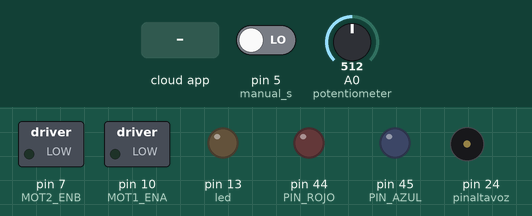
Bench run of a sketch on a simulated Arduino Mega 2560, built with avr-gcc and run on an emulated ATmega2560. Shown: switched loads named in the sketch (green lamp = pin HIGH), output pins drawn as LEDs (lit = HIGH), buzzer (waves = sounding). Dashed ring = blinking. Inputs (shaded band) come from the test bench; at power-on: pin 5 (manual_s) LOW, A0 (potentiometer) = 512. The ROS host is connected and sends only what is stated.

Above: at 1.2 s.
1.3 s: the phone or cloud app sets detect to 45
At 2.8 s:
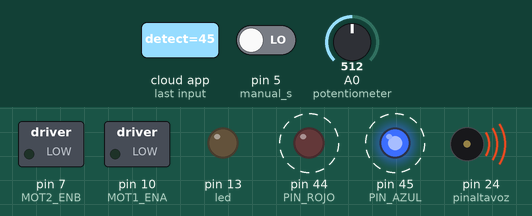
4.3 s: the phone or cloud app sets linear.x to -100
At 6.3 s:
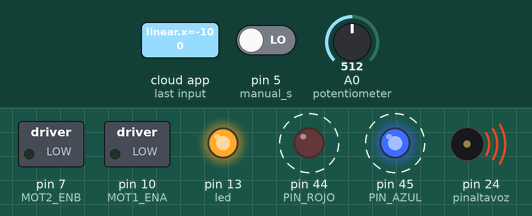
7.3 s: the phone or cloud app sets angular.z to 100
At 9.8 s:
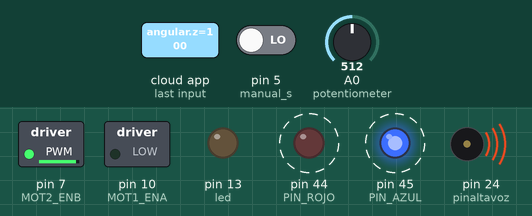
10.3 s: the phone or cloud app sets linear.x to 0
At 13.1 s:
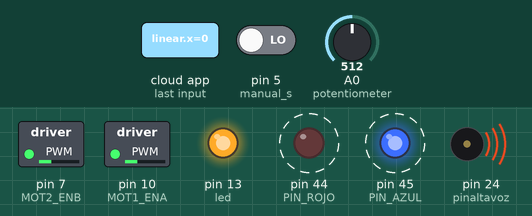
13.3 s: the phone or cloud app sets angular.z to -100
At 14.9 s:
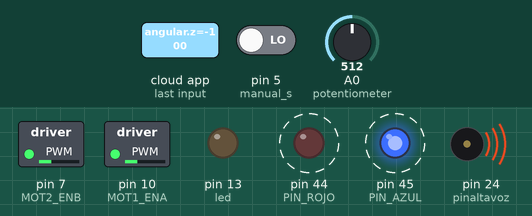
16.3 s: the phone or cloud app sets detect to 0
At 18.0 s:
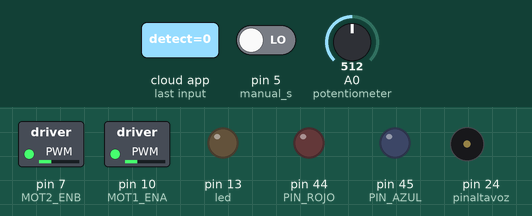
Timing chart, 0 to 19.3 s (numbered marks = the images above; inputs shaded):
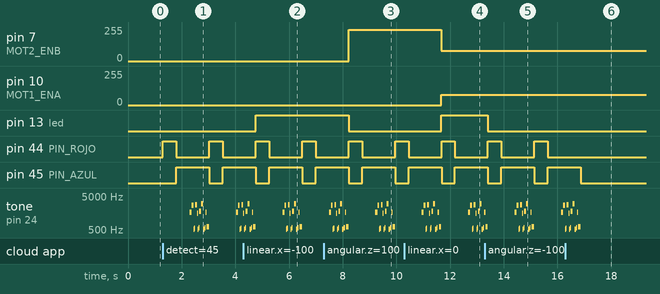

Measured:
- after the input at 1.3 s, pin 44 (PIN_ROJO): alternates HIGH for 0.50 s and LOW for 1.2 s, starting at once; pin 45 (PIN_AZUL): LOW → HIGH after 0.50 s, → LOW 1.2 s later, → HIGH 0.50 s later
- after the input at 4.3 s, pin 13 (led): LOW → HIGH after 0.46 s
- after the input at 7.3 s, pin 7 (MOT2_ENB): 0/255 → 235/255 after 0.92 s; pin 13 (led): HIGH → LOW after 0.92 s
- after the input at 10.3 s, pin 7 (MOT2_ENB): 235/255 → 78/255 after 1.4 s; pin 10 (MOT1_ENA): 0/255 → 78/255 after 1.4 s; pin 13 (led): LOW → HIGH after 1.4 s
- after the input at 13.3 s, pin 13 (led): HIGH → LOW after 0.11 s
- after the input at 16.3 s, pin 44 (PIN_ROJO): stops changing and stays LOW; pin 45 (PIN_AZUL): goes on until 16.9 s, then stays LOW; tone on pin 24 (pinaltavoz): goes on until 16.9 s, then stays silent

The sketch:

ControlRobot_TM_app.ino
```cpp
/*
 * This node will subscribe to the /cmd_vel topic (Twist).
 * It will publish to /wr and /wl (Float32).
 * /wr and /wl will be computed following the differential drive mobile robot model
 */
#include <ros.h> //comment
#include <geometry_msgs/Twist.h> //Type of message for the cmd_vel topic
#include <std_msgs/Float32.h>  //Type of message for the /wl and /wr topics
 #include <std_msgs/Int32.h> //Debug topics of the pwm_left and pwm_right

#define WHEEL_PUB_PERIOD 100 //Period in [ms] in which we will publish wl and wr
#define WHEEL_DIST 0.5 //Distance between wheels [m]
#define WHEEL_RAD 0.06 //Wheel radius [m]

//Arduino pin definitions
#define MOT1_IN1 8//IN1 of the L298 should be connected to this arduino pin
#define MOT1_IN2 9//IN2 of the L298 should be connected to this arduino pin
#define MOT1_ENA 10 //enable

#define MOT2_IN3 11//IN1 of the L298 should be connected to this arduino pin
#define MOT2_IN4 12//IN2 of the L298 should be connected to this arduino pin
#define MOT2_ENB 7 //enable

#define LED 13 //A led that blinks when receiving

#define adelante_b 6
#define atras_b 2
#define izq_b 3
#define der_b 4
#define manual_s 5

#define PIN_ROJO 44
#define PIN_AZUL 45

int pinaltavoz = 24;
float m = 1.059;         // constante para multiplicar frecuencias

unsigned long time_now = 0;
volatile float v, w; //Robot linear and angular speeds [m/s] and [rad/s]
volatile unsigned int detected;


ros::NodeHandle nh; //This structure is necessary to work with ROS (init the node, create publishers, etc)

// Definimos la función song()
void song(int buzzerPin)
{
  tone(buzzerPin, 1661);
  delay(76);
  noTone(buzzerPin);

  tone(buzzerPin, 2637);
  delay(65);
  noTone(buzzerPin);

  tone(buzzerPin, 523);
  delay(22);
  noTone(buzzerPin);

  tone(buzzerPin, 554);
  delay(43);
  noTone(buzzerPin);

  tone(buzzerPin, 2794);
  delay(65);
  noTone(buzzerPin);

  tone(buzzerPin, 1568);
  delay(33);
  noTone(buzzerPin);

  tone(buzzerPin, 523);
  delay(33);
  noTone(buzzerPin);

  tone(buzzerPin, 587);
  delay(22);
  noTone(buzzerPin);

  tone(buzzerPin, 1760);
  delay(65);
  noTone(buzzerPin);

  tone(buzzerPin, 2960);
  delay(76);
  noTone(buzzerPin);

  tone(buzzerPin, 523);
  delay(54);
  noTone(buzzerPin);

  tone(buzzerPin, 587);
  delay(43);
  noTone(buzzerPin);

  tone(buzzerPin, 1661);
  delay(43);
  noTone(buzzerPin);

  tone(buzzerPin, 622);
  delay(87);
  noTone(buzzerPin);
}
/*
 * Stop the motor
 */
void motor_stop() {
        //Stop if received an wrong direction
                digitalWrite(MOT1_IN1, 0);
                digitalWrite(MOT1_IN2, 0);
                analogWrite(MOT1_ENA, 0);

                digitalWrite(MOT2_IN3, 0);
                digitalWrite(MOT2_IN4, 0);
                analogWrite(MOT2_ENB, 0);
}

/* Moves the motor in positive sens
        vel: [0-255] the desired pwm value 255 means full speed
 */
void motor_forward_left(unsigned int vel) {
        digitalWrite(MOT1_IN1, 1);
        digitalWrite(MOT1_IN2, 0);
        analogWrite(MOT1_ENA, vel);
}

void motor_forward_right(unsigned int vel) {
        digitalWrite(MOT2_IN3, 1);
        digitalWrite(MOT2_IN4, 0);
        analogWrite(MOT2_ENB, vel);
}

/* Moves the motor backwards
        vel: [0-255] the desired pwm value 255 means full speed
 */
void motor_backwards_left(unsigned int vel) {
    digitalWrite(MOT1_IN1, 0);
    digitalWrite(MOT1_IN2, 1);
    analogWrite(MOT1_ENA, vel);
}

void motor_backwards_right(unsigned int vel) {
    digitalWrite(MOT2_IN3, 0);
    digitalWrite(MOT2_IN4, 1);
    analogWrite(MOT2_ENB, vel);
}


/***Equations for a differential drive mobile robot.
*      returns a float wl in [rad/s]
***/
float get_wl(float v, float w) {
  float wl;
  wl = (2.0 * v - WHEEL_DIST * w) / (2.0 * WHEEL_RAD); //Left wheel angular speed [rad/s]
  return wl;
}

/*** Equations for a differential drive mobile robot.
*        returns a float wr in [rad/s]
***/
float get_wr(float v, float w) {
  float wr;
  wr = (2.0 * v + WHEEL_DIST * w) / (2.0 * WHEEL_RAD); //Right wheel angular speed [rad/s]
  return wr;
}


void cmd_vel_cb( const geometry_msgs::Twist& vel_msg){
  digitalWrite(13, HIGH-digitalRead(13));   // blink the led
  v=vel_msg.linear.x;
  w=vel_msg.angular.z;
}

void detect_cb(const std_msgs::Int32 &detect_msg){
  detected = detect_msg.data;
}

ros::Subscriber<geometry_msgs::Twist> cmd_vel_sub("cmd_vel", &cmd_vel_cb );
ros::Subscriber<std_msgs::Int32> detect_sub("detect", &detect_cb );
std_msgs::Float32 wl_msg, wr_msg;
std_msgs::Int32 pwml_msg, pwmr_msg, detected_msg;

ros::Publisher wl_pub("wl", &wl_msg);
ros::Publisher wr_pub("wr", &wr_msg);

ros::Publisher pwml_pub("pwm_left", &pwml_msg);
ros::Publisher pwmr_pub("pwm_right", &pwmr_msg);

void setup()
{
  pinMode(13, OUTPUT);


  nh.initNode();
  nh.subscribe(cmd_vel_sub);
  nh.subscribe(detect_sub);
  nh.advertise(wl_pub); //Init the publisher to the /wl topic
  nh.advertise(wr_pub); //Init the publisher to the /wr topic

  nh.advertise(pwml_pub); //Init the publisher to the /wl topic
  nh.advertise(pwmr_pub); //Init the publisher to the /wr topic

  pinMode(adelante_b, INPUT);
  pinMode(atras_b, INPUT);
  pinMode(izq_b, INPUT);
  pinMode(der_b, INPUT);
  pinMode(manual_s, INPUT);

  pinMode(PIN_ROJO, OUTPUT);
  pinMode(PIN_AZUL, OUTPUT);

}


void loop()
{
    float wr, wl; //Wheel speeds wr-> right wheel, wl->left wheel
    wr= get_wr(v,w); //Modify this
    wl= get_wl(v,w); //Modify this

    unsigned int pwm_left = map(abs(wl),0,13.89,0,255);
    unsigned int pwm_right = map(abs(wr),0,13.81,0,255);
    int potValue = analogRead(A0); // Read potentiometer value

    int pwmOutput = map(potValue, 0, 1023, 0 , 255); // Map the potentiometer value from 0 to 255


    if (digitalRead(manual_s) == true){

        if (digitalRead(adelante_b) == true) {
            motor_forward_right(pwmOutput);
            motor_forward_left(pwmOutput);
            delay(20);
        }

        if (digitalRead(atras_b) == true) {
          motor_backwards_right(pwmOutput);
          motor_backwards_left(pwmOutput);
          delay(20);
        }

        if (digitalRead(izq_b) == true) {
           motor_forward_right(pwmOutput);
           motor_backwards_left(pwmOutput);
          delay(20);
        }

        if (digitalRead(der_b) == true) {
            motor_forward_left(pwmOutput);
            motor_backwards_right(pwmOutput);
            delay(20);
         }

         if (digitalRead(adelante_b) == false && digitalRead(atras_b) == false && digitalRead(izq_b) == false && digitalRead(der_b) == false) {
            motor_stop();
           delay(20);
         }


     }else{


        if((unsigned long)(millis() - time_now) > WHEEL_PUB_PERIOD){
          // Enter here every WHEEL_PUB_PERIOD ms to publish data
          // this is just for debugging
          time_now = millis(); //reset the time
          wl_msg.data = wl; //Add some value to the wl message
          wr_msg.data = wr; //Add some value to the wl message

          pwml_msg.data = pwm_left;
          pwmr_msg.data = pwm_right;


          if(wl>=0 && pwm_left >= 0 && pwm_left <= 255){
            motor_forward_left(pwm_left);
          }else if (wl < 0 && pwm_left >= 0 && pwm_left <= 255){
            motor_backwards_left(pwm_left);
          }else{
            //Stop if received a wrong value or 0
            nh.logerror("Invalid data received; make sure to send a value between -255 and 255");
            nh.logerror("The motor will stop");
            motor_stop();
          }


          if(wr>=0 && pwm_right >= 0 && pwm_right <= 255){
            motor_forward_right(pwm_right);
          }else if (wr < 0 && pwm_right >= 0 && pwm_right <= 255){
            motor_backwards_right(pwm_right);
          }else{
            //Stop if received a wrong value or 0
            nh.logerror("Invalid data received; make sure to send a value between -255 and 255");
            nh.logerror("The motor will stop");
            motor_stop();
          }


          // Add your code here for example to publish data
          wl_pub.publish( &wl_msg ); //Publish the message to the /wl topic
          wr_pub.publish( &wr_msg ); //Publish the message to the /wr topic

          pwml_pub.publish( &pwml_msg ); //Publish the message to the /wl topic
          pwmr_pub.publish( &pwmr_msg ); //Publish the message to the /wr topic
      }

    }

    if(detected){
        // Encender las luces rojas
        analogWrite(PIN_ROJO, 255); // Máxima intensidad de rojo
        analogWrite(PIN_AZUL, 0);   // Sin luz azul
        delay(500); // Esperar medio segundo

        // Apagar las luces rojas
        analogWrite(PIN_ROJO, 0); // Sin luz roja
        analogWrite(PIN_AZUL, 255); // Máxima intensidad de azul
        delay(500); // Esperar medio segundo
        // Llamamos a la función song() para reproducir la secuencia de notas
        song(pinaltavoz);

        // Ajusta el tiempo de espera según sea necesario para tu aplicación
        //delay(2000); // Espera 2 segundos entre cada reproducción de la canción

    }else{
      analogWrite(PIN_ROJO, 0); // Sin luz roja
      analogWrite(PIN_AZUL, 0);   // Sin luz azul
    }


  nh.spinOnce(); //Very, very, very important to execute at least once every cycle.


}
```
